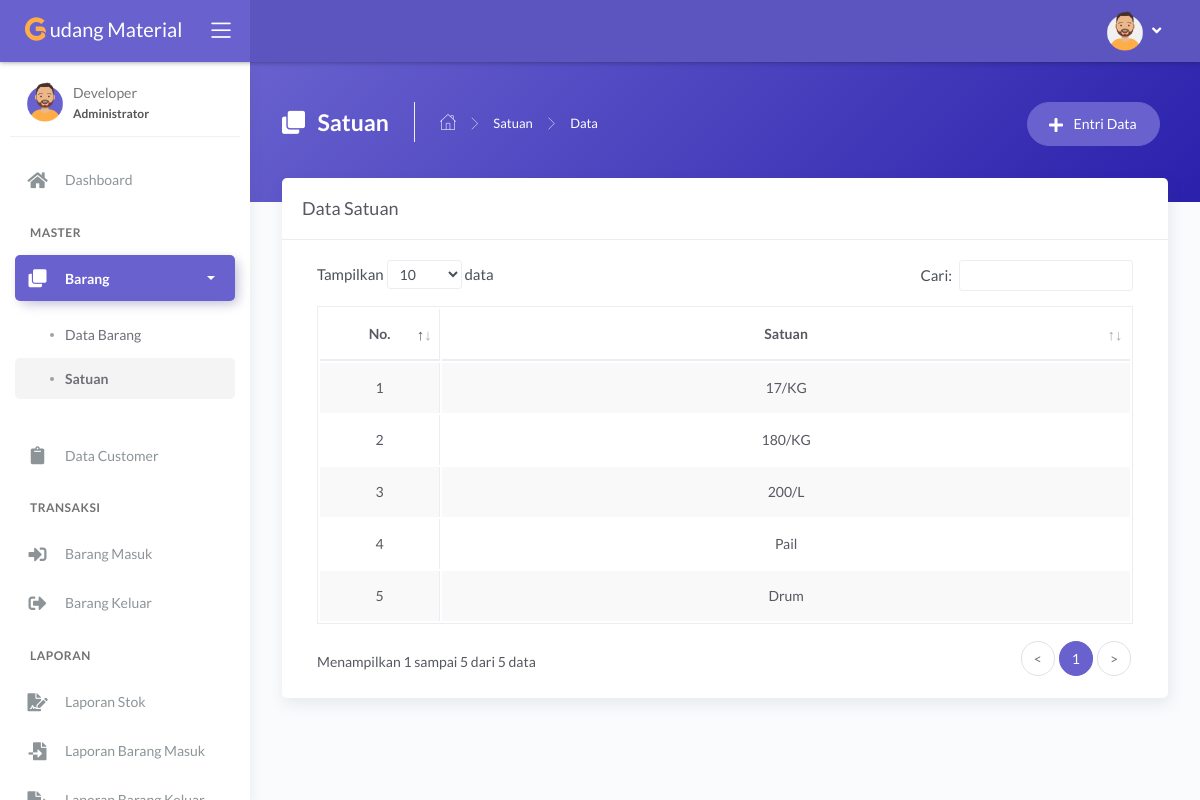
/main.php?module=satuan (signed in), run on an earlier commit of the app's database.
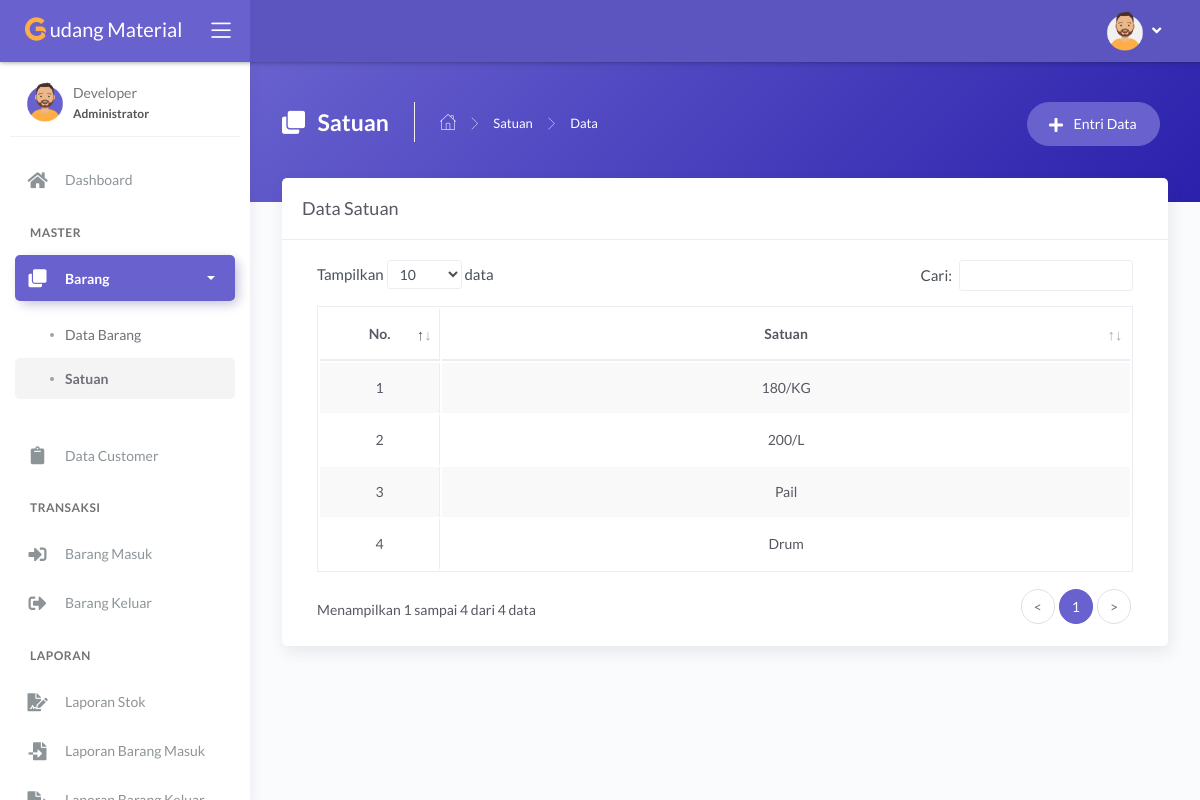
And on a later commit of the database.
### tables this page shows
CREATE TABLE `tbl_satuan` (
  `id_satuan` int(11) NOT NULL,
  `nama_satuan` varchar(30) NOT NULL
);

### modules/satuan/tampil_data.php (the view, shortened to what this page needs)
<?php
if (basename($_SERVER['PHP_SELF']) === basename(__FILE__)) {
  header('location: 404.html');
}
else {
?>
  <div class="panel-header bg-secondary-gradient">
    <div class="page-inner py-45">
      <div class="d-flex align-items-left align-items-md-top flex-column flex-md-row">
        <div class="page-header text-white">
          <h4 class="page-title text-white"><i class="fas fa-clone mr-2"></i> Satuan</h4>
          <ul class="breadcrumbs">
            <li class="nav-home"><a href="?module=dashboard"><i class="flaticon-home text-white"></i></a></li>
            <li class="separator"><i class="flaticon-right-arrow"></i></li>
            <li class="nav-item"><a href="?module=satuan" class="text-white">Satuan</a></li>
            <li class="separator"><i class="flaticon-right-arrow"></i></li>
            <li class="nav-item"><a>Data</a></li>
          </ul>
        </div>
        <div class="ml-md-auto py-2 py-md-0">
          <a href="?module=form_entri_satuan" class="btn btn-secondary btn-round mr-2">
            <span class="btn-label"><i class="fa fa-plus mr-2"></i></span> Entri Data
          </a>
        </div>
      </div>
    </div>
  </div>
  <div class="page-inner mt--5">
    <div class="card">
      <div class="card-header">
        <div class="card-title">Data Satuan</div>
      </div>
      <div class="card-body">
        <div class="table-responsive">
          <table id="basic-datatables" class="display table table-bordered table-striped table-hover">
            <thead>
              <tr>
                <th class="text-center">No.</th>
                <th class="text-center">Satuan</th>
              </tr>
            </thead>
            <tbody>
              <?php
              $no = 1;
              $query = mysqli_query($mysqli, "SELECT * FROM tbl_satuan ORDER BY id_satuan DESC")
                                              or die('Ada kesalahan pada query tampil data : ' . mysqli_error($mysqli));
              while ($data = mysqli_fetch_assoc($query)) { ?>
                <tr>
                  <td width="30" class="text-center"><?php echo $no++; ?></td>
                  <td width="300" class="text-center"><?php echo $data['nama_satuan']; ?></td>
                </tr>
              <?php } ?>
            </tbody>
          </table>
        </div>
      </div>
    </div>
  </div>
<?php } ?>

What changed in the data, as far as the page shows it:
removed tbl_satuan: nama_satuan "17/KG"
Also different on the page:
text written by a page script: "Tampilkan data Cari: Menampilkan 1 sampai 5 dari 5 data < 1 >" → "Tampilkan data Cari: Menampilkan 1 sampai 4 dari 4 data < 1 >"
